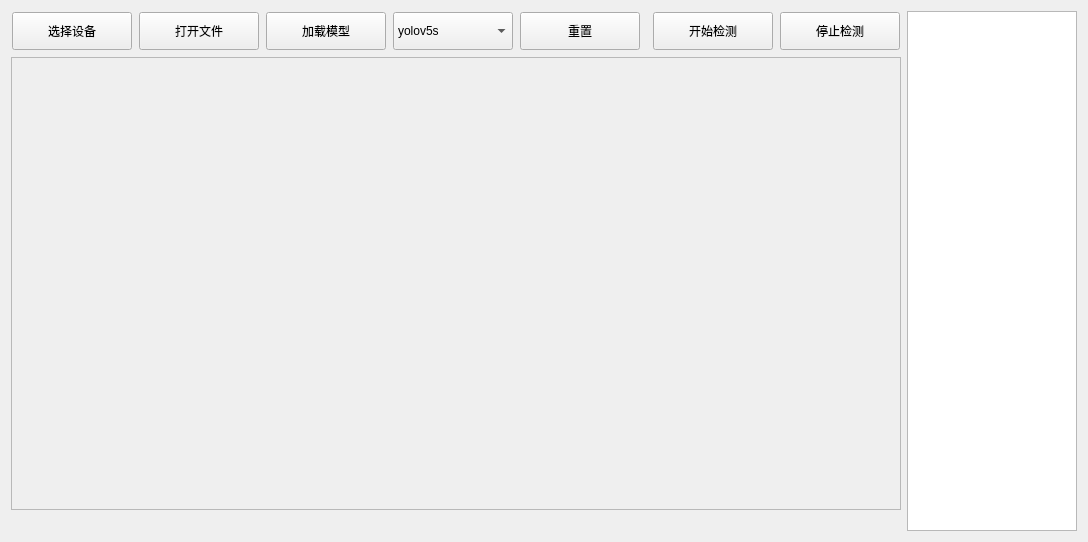
<?xml version="1.0" encoding="UTF-8"?>
<ui version="4.0">
 <class>AIDetect</class>
 <widget class="QWidget" name="AIDetect">
  <property name="geometry">
   <rect>
    <x>0</x>
    <y>0</y>
    <width>1088</width>
    <height>542</height>
   </rect>
  </property>
  <property name="windowTitle">
   <string>MainWindow</string>
  </property>
  <layout class="QGridLayout" name="gridLayout">
   <item row="0" column="0">
    <widget class="QWidget" name="widget" native="true">
     <property name="sizePolicy">
      <sizepolicy hsizetype="Preferred" vsizetype="Preferred">
       <horstretch>0</horstretch>
       <verstretch>0</verstretch>
      </sizepolicy>
     </property>
     <property name="minimumSize">
      <size>
       <width>0</width>
       <height>40</height>
      </size>
     </property>
     <property name="maximumSize">
      <size>
       <width>16777215</width>
       <height>40</height>
      </size>
     </property>
     <layout class="QGridLayout" name="gridLayout_2">
      <property name="leftMargin">
       <number>1</number>
      </property>
      <property name="topMargin">
       <number>1</number>
      </property>
      <property name="rightMargin">
       <number>1</number>
      </property>
      <property name="bottomMargin">
       <number>1</number>
      </property>
      <property name="horizontalSpacing">
       <number>7</number>
      </property>
      <item row="0" column="5">
       <spacer name="horizontalSpacer">
        <property name="orientation">
         <enum>Qt::Horizontal</enum>
        </property>
        <property name="sizeHint" stdset="0">
         <size>
          <width>40</width>
          <height>20</height>
         </size>
        </property>
       </spacer>
      </item>
      <item row="0" column="1">
       <widget class="QPushButton" name="openFile">
        <property name="sizePolicy">
         <sizepolicy hsizetype="Minimum" vsizetype="Preferred">
          <horstretch>0</horstretch>
          <verstretch>0</verstretch>
         </sizepolicy>
        </property>
        <property name="minimumSize">
         <size>
          <width>120</width>
          <height>0</height>
         </size>
        </property>
        <property name="text">
         <string>打开文件</string>
        </property>
       </widget>
      </item>
      <item row="0" column="3">
       <widget class="QComboBox" name="model">
        <property name="sizePolicy">
         <sizepolicy hsizetype="Preferred" vsizetype="Expanding">
          <horstretch>0</horstretch>
          <verstretch>0</verstretch>
         </sizepolicy>
        </property>
        <property name="minimumSize">
         <size>
          <width>120</width>
          <height>0</height>
         </size>
        </property>
        <item>
         <property name="text">
          <string>yolov5s</string>
         </property>
        </item>
        <item>
         <property name="text">
          <string>yolov5m</string>
         </property>
        </item>
        <item>
         <property name="text">
          <string>yolov5l</string>
         </property>
        </item>
        <item>
         <property name="text">
          <string>yolov5x</string>
         </property>
        </item>
       </widget>
      </item>
      <item row="0" column="4">
       <widget class="QPushButton" name="reset">
        <property name="sizePolicy">
         <sizepolicy hsizetype="Minimum" vsizetype="Expanding">
          <horstretch>0</horstretch>
          <verstretch>0</verstretch>
         </sizepolicy>
        </property>
        <property name="minimumSize">
         <size>
          <width>120</width>
          <height>0</height>
         </size>
        </property>
        <property name="maximumSize">
         <size>
          <width>120</width>
          <height>16777215</height>
         </size>
        </property>
        <property name="text">
         <string>重置</string>
        </property>
       </widget>
      </item>
      <item row="0" column="6">
       <widget class="QPushButton" name="startDetect">
        <property name="sizePolicy">
         <sizepolicy hsizetype="Minimum" vsizetype="Expanding">
          <horstretch>0</horstretch>
          <verstretch>0</verstretch>
         </sizepolicy>
        </property>
        <property name="minimumSize">
         <size>
          <width>120</width>
          <height>0</height>
         </size>
        </property>
        <property name="text">
         <string>开始检测</string>
        </property>
       </widget>
      </item>
      <item row="0" column="2">
       <widget class="QPushButton" name="loadFile">
        <property name="sizePolicy">
         <sizepolicy hsizetype="Minimum" vsizetype="Expanding">
          <horstretch>0</horstretch>
          <verstretch>0</verstretch>
         </sizepolicy>
        </property>
        <property name="minimumSize">
         <size>
          <width>120</width>
          <height>0</height>
         </size>
        </property>
        <property name="text">
         <string>加载模型</string>
        </property>
       </widget>
      </item>
      <item row="0" column="0">
       <widget class="QPushButton" name="selectDevice">
        <property name="sizePolicy">
         <sizepolicy hsizetype="Preferred" vsizetype="Expanding">
          <horstretch>0</horstretch>
          <verstretch>0</verstretch>
         </sizepolicy>
        </property>
        <property name="minimumSize">
         <size>
          <width>120</width>
          <height>0</height>
         </size>
        </property>
        <property name="text">
         <string>选择设备</string>
        </property>
       </widget>
      </item>
      <item row="0" column="7">
       <widget class="QPushButton" name="stopDetect">
        <property name="sizePolicy">
         <sizepolicy hsizetype="Minimum" vsizetype="Expanding">
          <horstretch>0</horstretch>
          <verstretch>0</verstretch>
         </sizepolicy>
        </property>
        <property name="minimumSize">
         <size>
          <width>120</width>
          <height>0</height>
         </size>
        </property>
        <property name="text">
         <string>停止检测</string>
        </property>
       </widget>
      </item>
     </layout>
    </widget>
   </item>
   <item row="0" column="1" rowspan="3">
    <widget class="QPlainTextEdit" name="textEditlog">
     <property name="minimumSize">
      <size>
       <width>170</width>
       <height>350</height>
      </size>
     </property>
     <property name="maximumSize">
      <size>
       <width>170</width>
       <height>16777215</height>
      </size>
     </property>
    </widget>
   </item>
   <item row="1" column="0">
    <widget class="QFrame" name="frame">
     <property name="frameShape">
      <enum>QFrame::StyledPanel</enum>
     </property>
     <property name="frameShadow">
      <enum>QFrame::Raised</enum>
     </property>
     <layout class="QGridLayout" name="gridLayout_3">
      <property name="leftMargin">
       <number>1</number>
      </property>
      <property name="topMargin">
       <number>1</number>
      </property>
      <property name="rightMargin">
       <number>1</number>
      </property>
      <property name="bottomMargin">
       <number>1</number>
      </property>
      <item row="0" column="0">
       <widget class="QLabel" name="lab_video">
        <property name="text">
         <string/>
        </property>
       </widget>
      </item>
     </layout>
    </widget>
   </item>
   <item row="2" column="0">
    <widget class="QLabel" name="lab_msg">
     <property name="minimumSize">
      <size>
       <width>0</width>
       <height>15</height>
      </size>
     </property>
     <property name="maximumSize">
      <size>
       <width>16777215</width>
       <height>15</height>
      </size>
     </property>
     <property name="text">
      <string/>
     </property>
    </widget>
   </item>
  </layout>
 </widget>
 <resources/>
 <connections/>
</ui>
